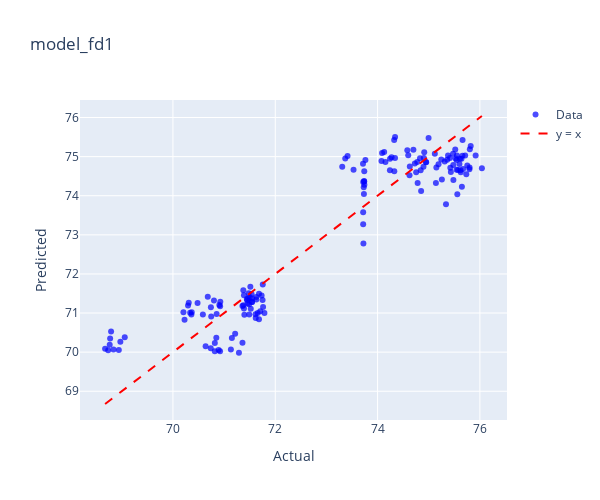
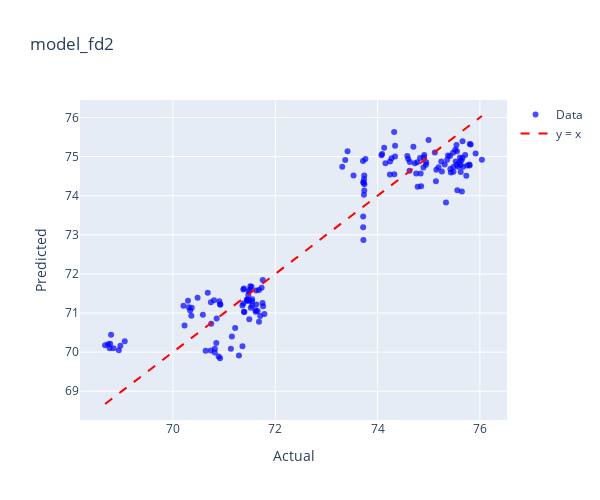
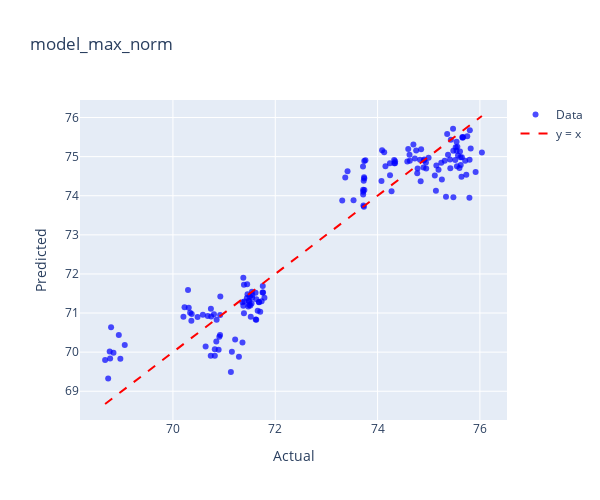
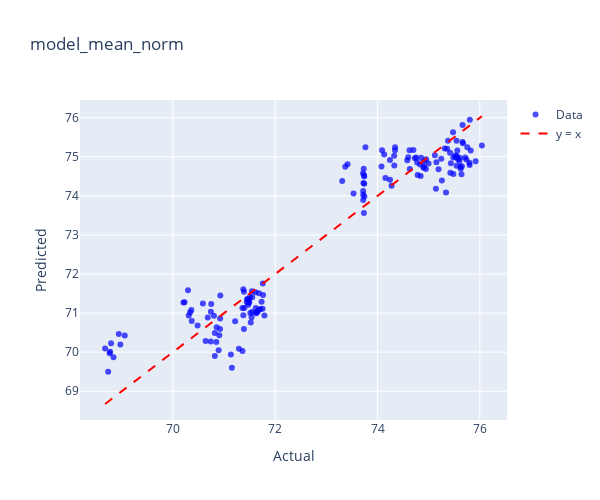

These figures' notebook cell, in order:
### Code cell
model_dict = {
    'model_fd1': (model_fd1, lemak_fd1),
    'model_fd2': (model_fd2, lemak_fd2),
    'model_max_norm': (model_max_norm, lemak_max_norm),
    'model_mean_norm': (model_mean_norm, lemak_mean_norm),
    'model_msc': (model_msc, lemak_msc),
    'model_ori': (model_ori, lemak_ori),
    'model_range_norm': (model_range_norm, lemak_range_norm),
    'model_sg1': (model_sg1, lemak_sg1),
    'model_sg2': (model_sg2, lemak_sg2),
    'model_snv': (model_snv, lemak_snv),
}

for name, (model, data) in model_dict.items():
    print(f"Plotting for {name}")
    plot_actual_vs_predicted_plotly(model, data, 'LEMAK',name)

### Figure 1 — Plotly figure (JSON) as saved in the notebook; plotly's stock layout.template omitted (floating-point values rounded to 4 significant figures; data arrays with more than 128 entries replaced by an {"elided": "..."} marker saying what was removed)
{"data": [{"hovertemplate": "Index: %{text}<br>Actual: %{x}<br>Predicted: %{y}<extra></extra>", "marker": {"color": "blue", "opacity": 0.7, "size": 6}, "mode": "markers", "name": "Data", "text": {"elided": "157 str values"}, "type": "scatter", "x": {"elided": "157 float values"}, "y": {"elided": "157 float values"}}, {"line": {"color": "red", "dash": "dash"}, "mode": "lines", "name": "y = x", "type": "scatter", "x": [68.67, 76.04], "y": [68.67, 76.04]}], "layout": {"height": 500, "title": {"text": "model_fd1"}, "width": 600, "xaxis": {"title": {"text": "Actual"}}, "yaxis": {"title": {"text": "Predicted"}}}}

### Figure 2 — Plotly figure (JSON) as saved in the notebook; plotly's stock layout.template omitted (floating-point values rounded to 4 significant figures; data arrays with more than 128 entries replaced by an {"elided": "..."} marker saying what was removed)
{"data": [{"hovertemplate": "Index: %{text}<br>Actual: %{x}<br>Predicted: %{y}<extra></extra>", "marker": {"color": "blue", "opacity": 0.7, "size": 6}, "mode": "markers", "name": "Data", "text": {"elided": "157 str values"}, "type": "scatter", "x": {"elided": "157 float values"}, "y": {"elided": "157 float values"}}, {"line": {"color": "red", "dash": "dash"}, "mode": "lines", "name": "y = x", "type": "scatter", "x": [68.67, 76.04], "y": [68.67, 76.04]}], "layout": {"height": 500, "title": {"text": "model_fd2"}, "width": 600, "xaxis": {"title": {"text": "Actual"}}, "yaxis": {"title": {"text": "Predicted"}}}}

### Figure 3 — Plotly figure (JSON) as saved in the notebook; plotly's stock layout.template omitted (floating-point values rounded to 4 significant figures; data arrays with more than 128 entries replaced by an {"elided": "..."} marker saying what was removed)
{"data": [{"hovertemplate": "Index: %{text}<br>Actual: %{x}<br>Predicted: %{y}<extra></extra>", "marker": {"color": "blue", "opacity": 0.7, "size": 6}, "mode": "markers", "name": "Data", "text": {"elided": "157 str values"}, "type": "scatter", "x": {"elided": "157 float values"}, "y": {"elided": "157 float values"}}, {"line": {"color": "red", "dash": "dash"}, "mode": "lines", "name": "y = x", "type": "scatter", "x": [68.67, 76.04], "y": [68.67, 76.04]}], "layout": {"height": 500, "title": {"text": "model_max_norm"}, "width": 600, "xaxis": {"title": {"text": "Actual"}}, "yaxis": {"title": {"text": "Predicted"}}}}

### Figure 4 — Plotly figure (JSON) as saved in the notebook; plotly's stock layout.template omitted (floating-point values rounded to 4 significant figures; data arrays with more than 128 entries replaced by an {"elided": "..."} marker saying what was removed)
{"data": [{"hovertemplate": "Index: %{text}<br>Actual: %{x}<br>Predicted: %{y}<extra></extra>", "marker": {"color": "blue", "opacity": 0.7, "size": 6}, "mode": "markers", "name": "Data", "text": {"elided": "157 str values"}, "type": "scatter", "x": {"elided": "157 float values"}, "y": {"elided": "157 float values"}}, {"line": {"color": "red", "dash": "dash"}, "mode": "lines", "name": "y = x", "type": "scatter", "x": [68.67, 76.04], "y": [68.67, 76.04]}], "layout": {"height": 500, "title": {"text": "model_mean_norm"}, "width": 600, "xaxis": {"title": {"text": "Actual"}}, "yaxis": {"title": {"text": "Predicted"}}}}
